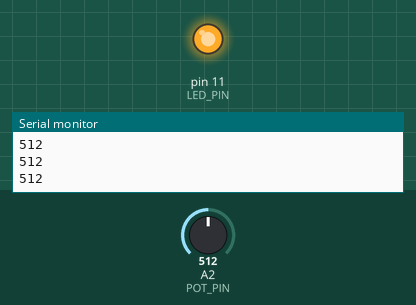
This sketch was run on a simulated Arduino Uno, built with avr-gcc and run on an emulated ATmega328P. Parts: output pins drawn as LEDs (lit = HIGH), the last lines printed to the serial monitor. The test bench sets the inputs (shaded band); at power-on: A2 (POT_PIN) = 512.

Above: at 1.2 s.
1.3 s: A2 (POT_PIN) set to 5
2.8 s: A2 (POT_PIN) set to 2
At 4.0 s:
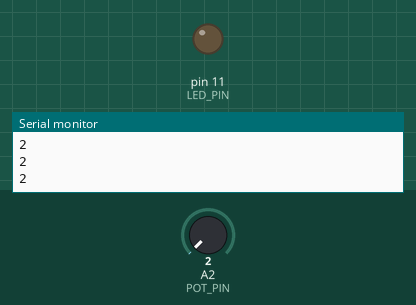
4.3 s: A2 (POT_PIN) set to 122
At 5.4 s:
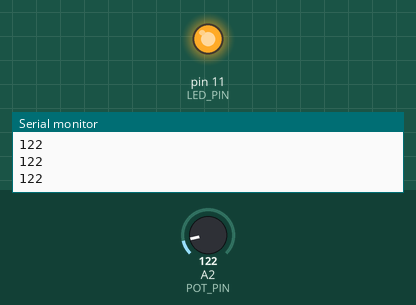
5.8 s: A2 (POT_PIN) set to 0
At 6.5 s:
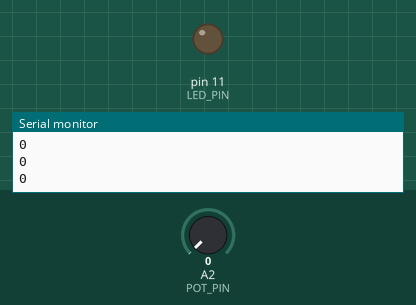
Timing chart, 0 to 8.3 s (numbered marks = the images above; inputs shaded):
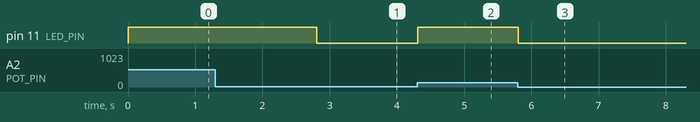

The sketch:

LED_WITH_POTENTIOMETER.ino
```cpp
#define POT_PIN A2
#define LED_PIN 11


void setup() {
  //TO change brightness of led using potentiometer
  Serial.begin(9600);
  pinMode(LED_PIN,OUTPUT);
  digitalWrite(LED_PIN,0);
}

void loop() {
  // put your main code here, to run repeatedly:
  int POT_READ=analogRead(A2)/4; //to scale down valuesc almost between 0-255
  Serial.println(analogRead(A2));
  digitalWrite(LED_PIN,POT_READ);
}
```

Measured:
- the behaviour switches between 4 and 3 on A2 (POT_PIN) (found by bisection; images 0 and 1)
- after the input at 2.8 s, pin 11 (LED_PIN): HIGH → LOW at once
- after the input at 4.3 s, pin 11 (LED_PIN): LOW → HIGH at once
- after the input at 5.8 s, pin 11 (LED_PIN): HIGH → LOW at once
